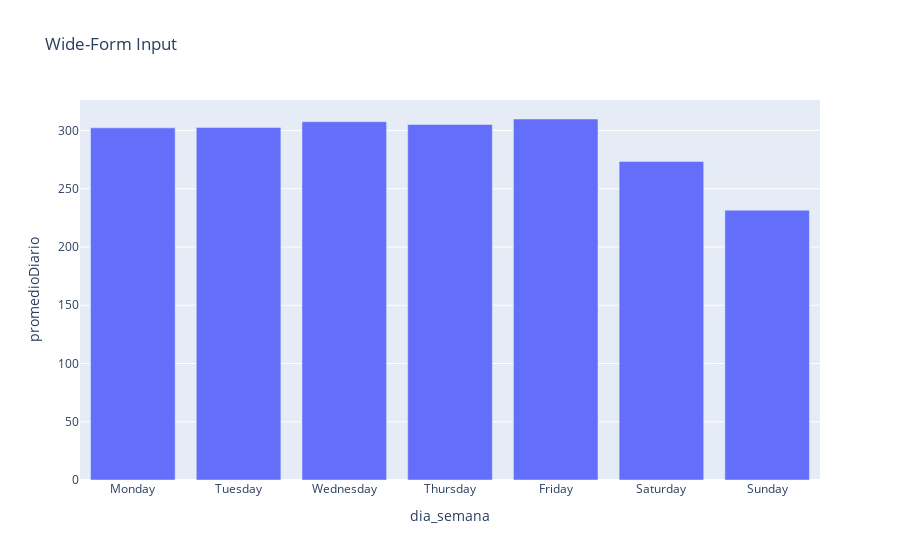

The code cell stored with this chart in its notebook:
### Code cell
fig = px.bar(con3, x="dia_semana", y="promedioDiario", title="Wide-Form Input")
fig.update_xaxes(categoryorder='array', categoryarray=["Monday", "Tuesday", "Wednesday", "Thursday", "Friday", "Saturday", "Sunday"])
fig.show()

### Figure 1 — Plotly figure (JSON) as saved in the notebook; plotly's stock layout.template omitted (floating-point values rounded to 4 significant figures)
{"data": [{"alignmentgroup": "True", "hovertemplate": "dia_semana=%{x}<br>promedioDiario=%{y}<extra></extra>", "legendgroup": "", "marker": {"color": "#636efa", "pattern": {"shape": ""}}, "name": "", "offsetgroup": "", "orientation": "v", "showlegend": false, "textposition": "auto", "type": "bar", "x": ["Friday", "Wednesday", "Thursday", "Tuesday", "Monday", "Saturday", "Sunday"], "xaxis": "x", "y": [309.9, 307.6, 305.2, 302.7, 302.3, 273.5, 231.6], "yaxis": "y"}], "layout": {"barmode": "relative", "legend": {"tracegroupgap": 0}, "title": {"text": "Wide-Form Input"}, "xaxis": {"anchor": "y", "categoryarray": ["Monday", "Tuesday", "Wednesday", "Thursday", "Friday", "Saturday", "Sunday"], "categoryorder": "array", "domain": [0, 1], "title": {"text": "dia_semana"}}, "yaxis": {"anchor": "x", "domain": [0, 1], "title": {"text": "promedioDiario"}}}}
